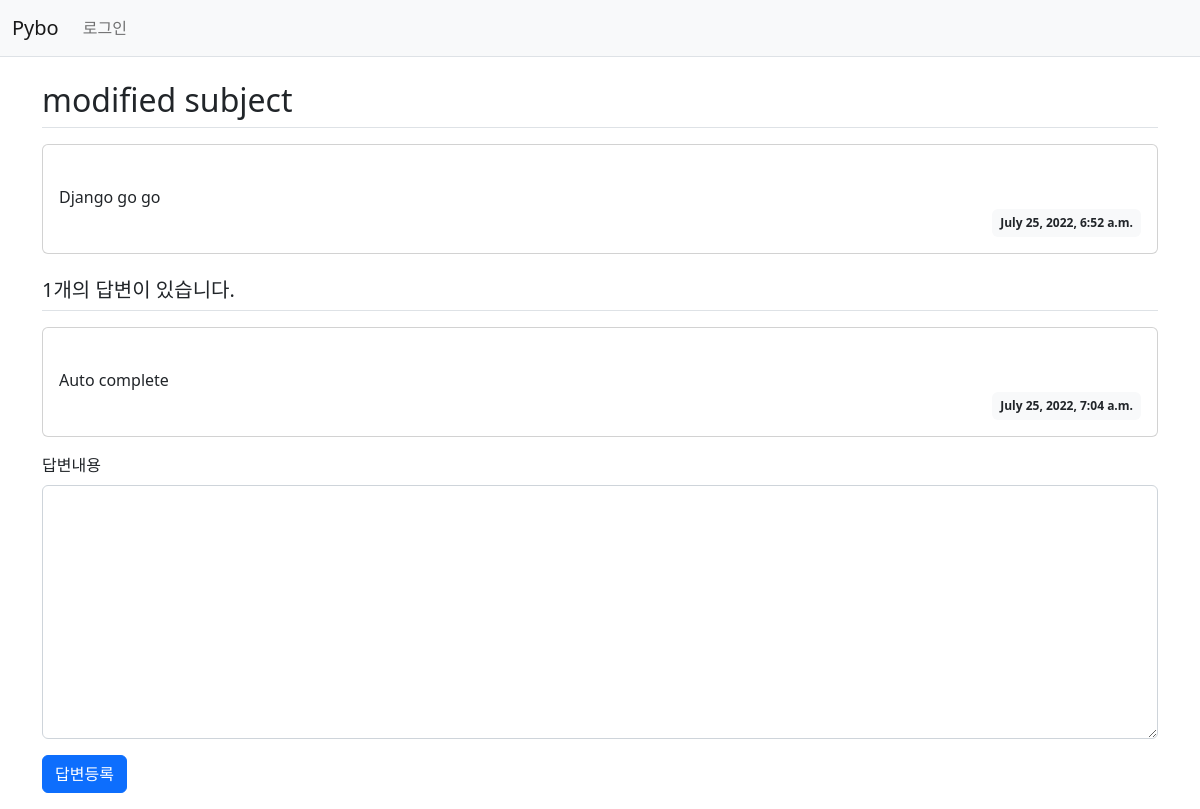
The app's page /pybo/2/, older data.
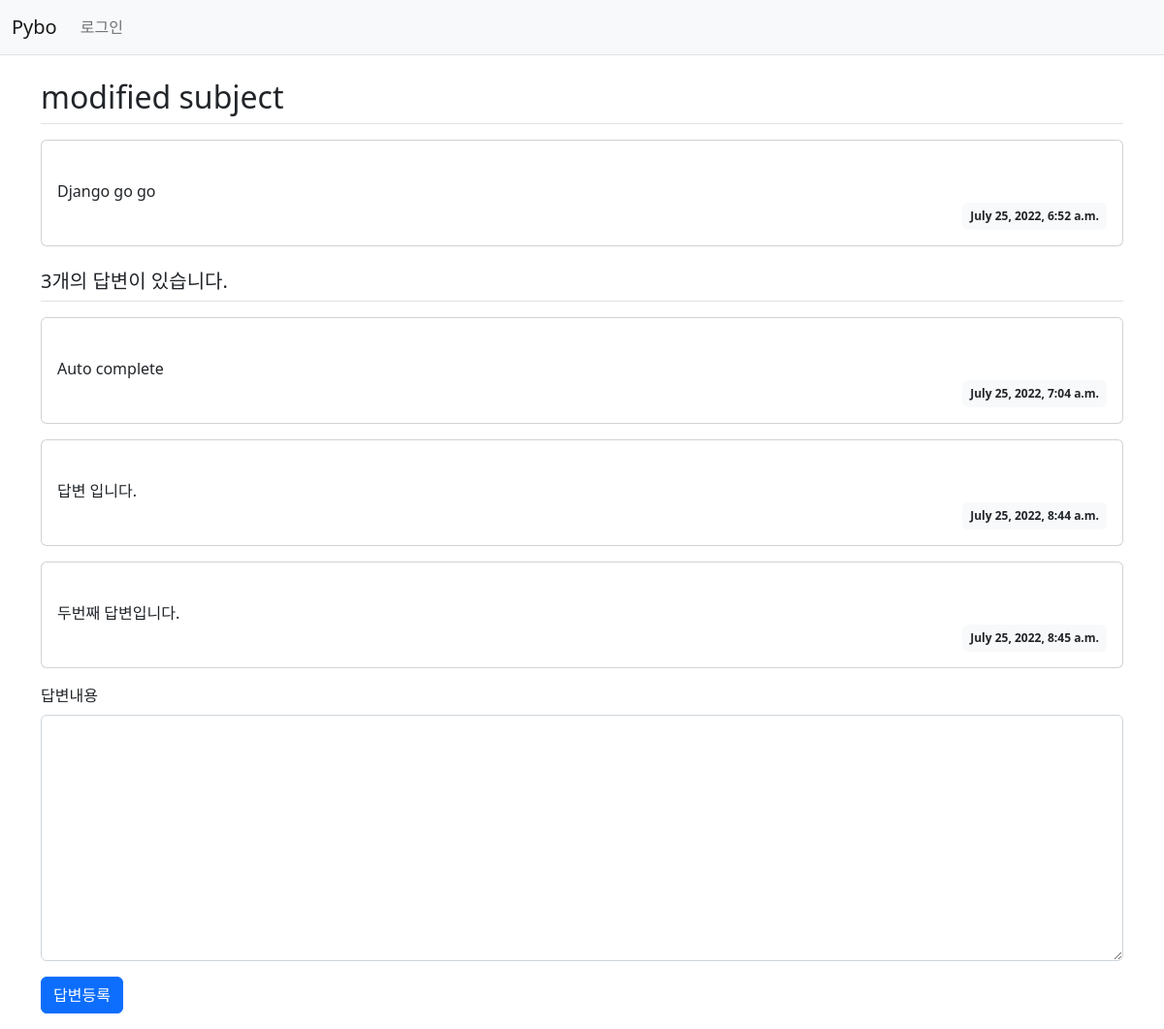
The same page, newer data.
### pybo/models.py (models this page shows, shortened)
class Question(models.Model):
    subject = models.CharField(max_length=200)
    content = models.TextField()
    create_date = models.DateTimeField()

class Answer(models.Model):
    question = models.ForeignKey(Question, on_delete=models.CASCADE)
    content = models.TextField()
    create_date = models.DateTimeField()

### pybo/views.py (the view)
# urls.py: path('<int:question_id>/', views.detail, name='detail'),
def detail(request, question_id):
    question = get_object_or_404(Question, pk=question_id)
    context = {'question': question}
    return render(request, 'pybo/question_detail.html', context)

### templates/pybo/question_detail.html (shortened to what this page needs)
{% extends 'base.html' %} {% block content %}
<div class="container my-3">
    <h2 class="border-bottom py-2">{{ question.subject }}</h2>
    <div class="card my-3">
        <div class="card-body">
            <div class="card-text" style="white-space: pre-line">
                {{ question.content }}
            </div>
            <div class="d-flex justify-content-end">
                <div class="badge bg-light text-dark p-2">
                    {{ question.create_date }}
                </div>
            </div>
        </div>
    </div>
    <h5 class="border-bottom my-3 py-2">
        {{question.answer_set.count}}개의 답변이 있습니다.
    </h5>
    {% for answer in question.answer_set.all %}
    <div class="card my-3">
        <div class="card-body">
            <div class="card-text" style="white-space: pre-line">
                {{ answer.content }}
            </div>
            <div class="d-flex justify-content-end">
                <div class="badge bg-light text-dark p-2">
                    {{ answer.create_date }}
                </div>
            </div>
        </div>
    </div>
    {% endfor %}
    <form
        action="{% url 'pybo:answer_create' question.id %}"
        method="post"
        class="my-3"
    >
        <div class="mb-3">
            <label for="content" class="form-label">답변내용</label>
            <textarea
                name="content"
                id="content"
                class="form-control"
                rows="10"
            ></textarea>
        </div>
        <input type="submit" value="답변등록" class="btn btn-primary" />
    </form>
</div>
{% endblock %}

### templates/base.html (shortened to what this page needs)
{% load static %}
<!doctype html>
<html lang="ko">
<head>
    <link href="https://cdn.jsdelivr.net/npm/bootstrap@5.2.0/dist/css/bootstrap.min.css" rel="stylesheet">
    <link rel="stylesheet" type="text/css" href="{% static 'style.css' %}">
</head>
<body>
{% include "navbar.html" %}
{% block content %}
{% endblock %}
</body>
</html>

### templates/navbar.html (shortened to what this page needs)
<nav class="navbar navbar-expand-lg navbar-light bg-light border-bottom">
    <div class="container-fluid">
        <a class="navbar-brand" href="{% url 'pybo:index' %}">Pybo</a>
        <div class="collapse navbar-collapse" id="navbarSupportedContent">
            <ul class="navbar-nav me-auto mb-2 mb-lg-0">
                <li class="nav-item">
                    <a class="nav-link" href="#">로그인</a>
                </li>
            </ul>
        </div>
    </div>
</nav>

Row changes from the older to the newer data that the page shows:
computed for Question "modified subject": answer_set.count "1" → "3"
added Answer: content "답변 입니다.", create_date "July 25, 2022, 8:44 a.m."
added Answer: content "두번째 답변입니다.", create_date "July 25, 2022, 8:45 a.m."
